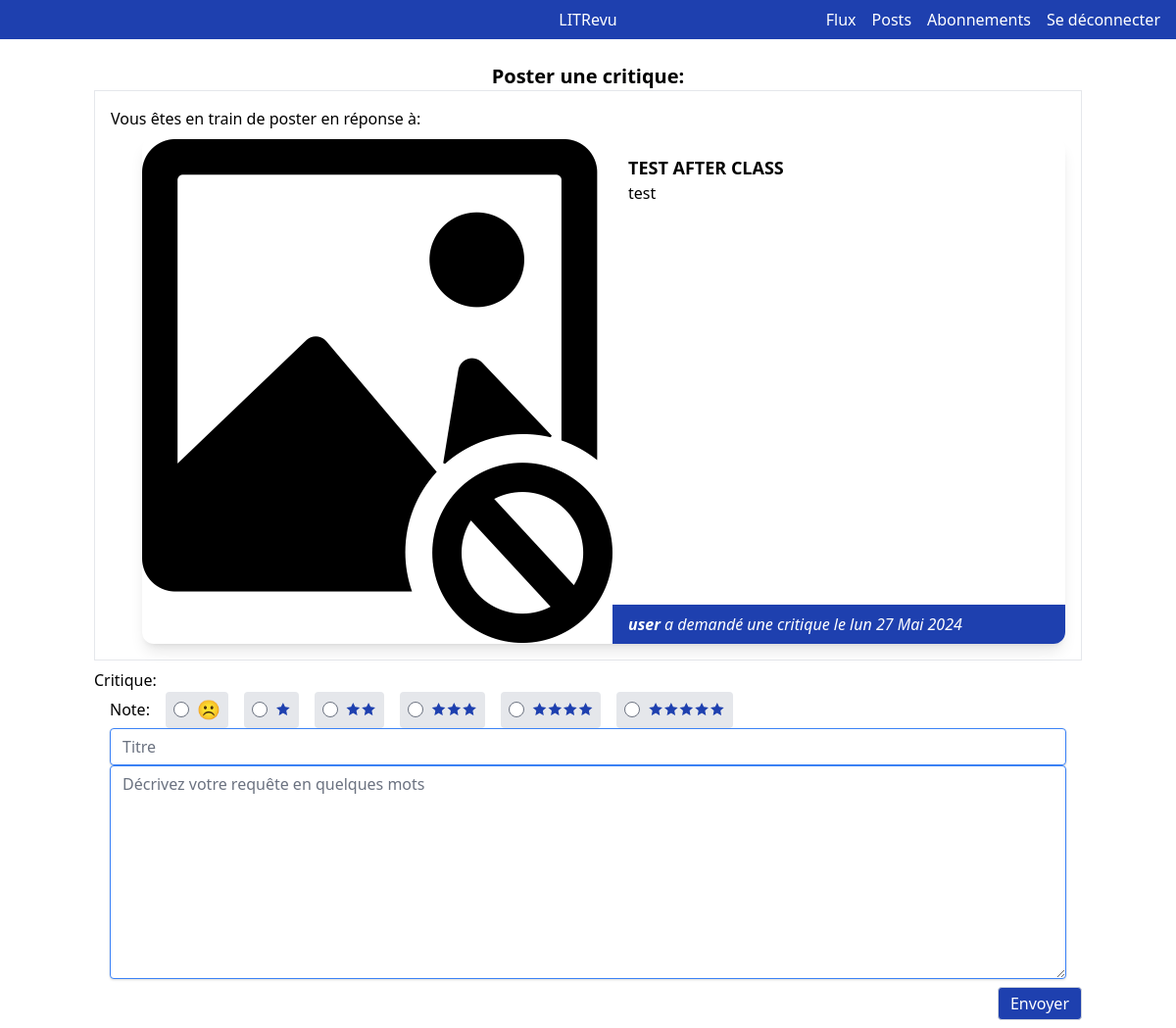
Page /reviews/review/new/15 (signed in) on the committed database.
### reviews/models.py (models this page shows)
class Ticket(models.Model):
    title = models.CharField(max_length=128)
    description = models.TextField(max_length=2048, blank=True)
    user = models.ForeignKey(
        settings.AUTH_USER_MODEL, on_delete=models.CASCADE
    )
    image = models.ImageField(null=True, blank=True)
    time_created = models.DateTimeField(auto_now_add=True)

### authentication/models.py (models this page shows)
class User(AbstractUser):
    pass

### reviews/views.py (the view, shortened to what this page needs)
class NewTicketReviewView(LoginRequiredMixin, View):
    review_model = Review
    ticket = None
    def get(self, request, *args, **kwargs):
        if self.kwargs.get("ticket_id"):
            self.ticket = Ticket.objects.get(pk=self.kwargs.get("ticket_id"))
        review_form = None
        ticket_form = None
        if self.ticket is not None:
            review_form = NewReviewForm(initial={"ticket": self.ticket})
        else:
            review_form = NewReviewForm()
            ticket_form = NewTicketForm()
        template_name = "reviews/review_update_form.html"
        success_url = reverse_lazy("reviews:feed")
        return render(
            request,
            "reviews/review_update_form.html",
            {
                "review_form": review_form,
                "ticket": self.ticket,
                "ticket_form": ticket_form,
            },
        )

### reviews/forms.py
class NewReviewForm(forms.ModelForm):
    CHOICES = [
        (str(i), "🟊" * i) if i > 0 else (str(i), "☹") for i in range(0, 6)
    ]
    class Meta:
        model = Review
        fields = ["rating", "headline", "body"]
        exclude = ["user"]
    headline = forms.CharField(
        max_length=128,
        required=True,
        widget=forms.TextInput(
            attrs={"class": "text-input", "placeholder": "Titre"}
        ),
    )
    body = forms.CharField(
        required=False,
        widget=forms.Textarea(
            attrs={
                "class": "text-area",
                "placeholder": "Décrivez votre requête en quelques mots",
            }
        ),
    )
    rating = forms.ChoiceField(
        widget=forms.RadioSelect(attrs={"class": "radio-input"}),
        choices=CHOICES,
    )

### reviews/templates/reviews/review_update_form.html (shortened to what this page needs)
{% extends 'base.html' %}
{% block content %}
<h1 class="text-center text-xl font-bold">Poster une critique:</h1>
<form action="" method="post" class="flex flex-col gap-2 w-full" enctype="multipart/form-data">
    {% if ticket %}
    <div class="flex flex-col p-4 border gap-2">
        <h2>Vous êtes en train de poster en réponse à: </h2>
        <div class="ml-8">
            {% include 'reviews/ticket.html' with post=ticket response=True %}
        </div>
    </div>
    {% endif %}
    <fieldset>
        <legend>Critique: </legend>
        <div class="w-full px-4 flex gap-4 items-center">
            <p>Note:</p>
            {{ review_form.rating }}
        </div>
        <div class="w-full px-4 flex flex-col">
            {{ review_form.headline }}
        </div>
        <div class="w-full px-4 flex flex-col">
            {{ review_form.body }}
        </div>
    </fieldset>
    <button type="submit"
        class="max-w-40 self-end rounded border border-gray-300 px-3 py-1 bg-blue-800 text-white">Envoyer</button>
</form>
{% endblock  %}

### reviews/templates/reviews/ticket.html (shortened to what this page needs)
<div class="container flex shadow-lg rounded-xl">
    {% if post.image %}
    <img src="{{ post.image.url }}" alt={{ post.title }} class="rounded-tl-xl rounded-bl-xl w-1/4">
    {% else %}
    <img src="/media/image-not-found-icon.webp" alt={{ post.title }} class="rounded-tl-xl rounded-bl-xl w-1/4">
    {% endif %}
    <div class="flex flex-col justify-start w-full relative group/card">
        <div class="flex flex-col p-4 flex-1">
            <h2 class="font-bold uppercase text-lg">{{ post.title }}</h2>
            <p>{{ post.description }}</p>
        </div>
        <div class="flex text-white justify-between">
            <p class="italic place-self-end px-4 py-2 bg-blue-800 flex-1 last:rounded-br-xl">
                {% if post.user.username != current_user.username %}
                <span class="font-bold">
                    {{ post.user.username }}
                </span>
                a
                {% else %}
                <span class="font-bold">
                    Vous
                </span>
                avez
                {% endif %}
                demandé
                une
                critique le
                {{ post.time_created|date:"D d M Y" }}
            </p>
        </div>
    </div>
</div>

### theme/static/theme/custom_style.css (style rules this page uses)
.text-input, .password-input, .text-area { padding: 0.5rem 0.75rem; border-radius: 0.25rem; border: solid 1px rgb(59, 130, 246); width: 100%; line-height: 1.25; color: #374151; appearance: none; box-shadow: 0 1px 3px 0 rgba(0, 0, 0, 0.1), 0 1px 2px 0 rgba(0, 0, 0, 0.06); }
.radio-input { display: flex; gap: 1rem; align-items: center; color: #1e40af; font-size: 1.2rem; }
.radio-input div { border-radius: 0.25rem; background-color: #e5e7eb; padding: 0.25rem 0.5rem; }
.radio-input div label { display: flex; justify-content: space-between; align-items: center; gap: 0.5rem; }

### rows in the picture
Ticket: title "TEST AFTER CLASS", description "test", user.username "user", time_created "lun 27 Mai 2024"
